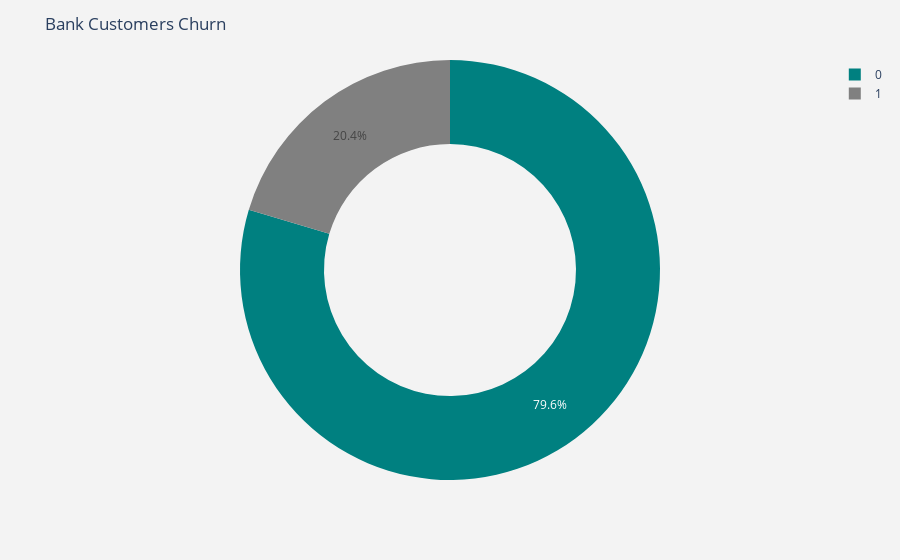

The notebook cell saved with this chart:
### Code cell
import plotly.express as px
import pandas as pd

# Load the churn dataset into a pandas dataframe
churn_dataset = pd.read_csv('C:/Users/user/Downloads/Churn_Modelling.csv')

# Get the labels and values for the pie chart
plot_by_churn_labels = churn_dataset["Exited"].value_counts().keys().tolist()
plot_by_churn_values = churn_dataset["Exited"].value_counts().values.tolist()

# Create the pie chart
fig = px.pie(values=plot_by_churn_values, 
             names=plot_by_churn_labels, 
             hole=0.6, 
             color_discrete_sequence=['teal', 'grey'])

# Set the title and background color of the chart
fig.update_layout(title_text="Bank Customers Churn", 
                  plot_bgcolor="rgb(243, 243, 243)", 
                  paper_bgcolor="rgb(243, 243, 243)")

# Show the chart
fig.show()

### Figure 1 — Plotly figure (JSON) as saved in the notebook; plotly's stock layout.template omitted (floating-point values rounded to 4 significant figures)
{"data": [{"domain": {"x": [0, 1], "y": [0, 1]}, "hole": 0.6, "hovertemplate": "label=%{label}<br>value=%{value}<extra></extra>", "labels": [0, 1], "legendgroup": "", "name": "", "showlegend": true, "type": "pie", "values": [7963, 2037]}], "layout": {"legend": {"tracegroupgap": 0}, "margin": {"t": 60}, "paper_bgcolor": "rgb(243, 243, 243)", "piecolorway": ["teal", "grey"], "plot_bgcolor": "rgb(243, 243, 243)", "title": {"text": "Bank Customers Churn"}}}
